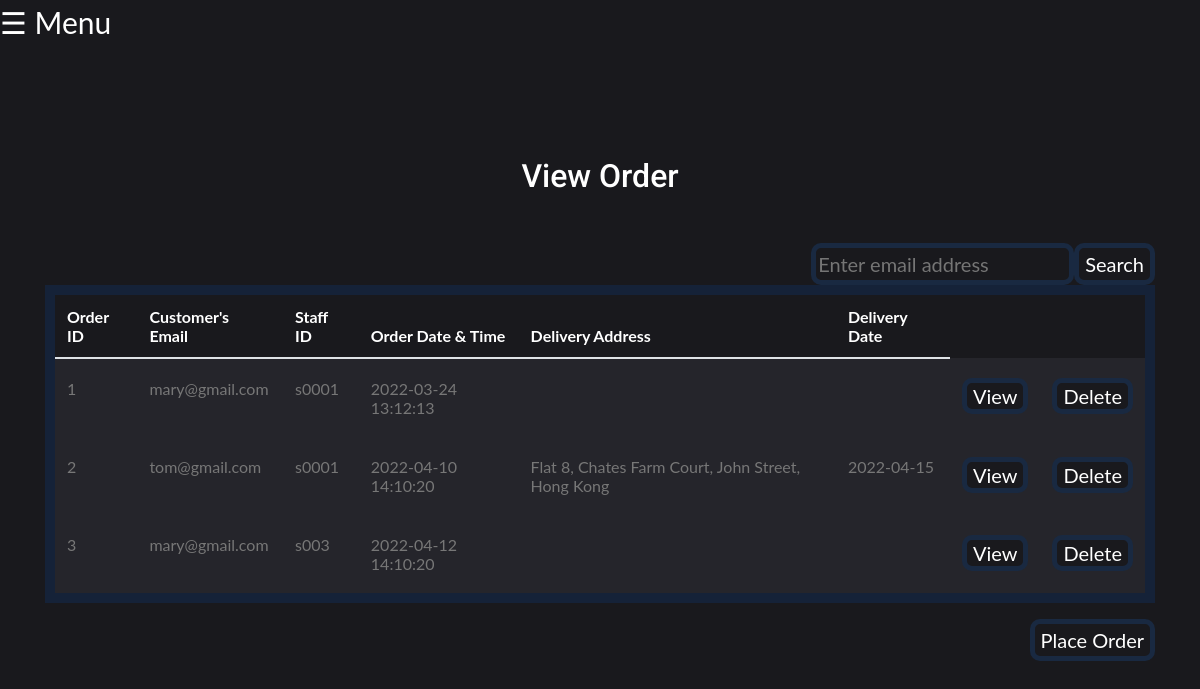
The app's page /php/ViewOrder.php (signed in) with its own data.
### tables this page shows
CREATE TABLE `Orders` (
  `orderID` varchar(255) NOT NULL,
  `customerEmail` varchar(50) NOT NULL,
  `staffID` varchar(50) NOT NULL,
  `dateTime` timestamp NOT NULL DEFAULT current_timestamp() ON UPDATE current_timestamp(),
  `deliveryAddress` varchar(255) DEFAULT NULL,
  `deliveryDate` date DEFAULT NULL,
  `totalPrice` double NOT NULL
);

### php/ViewOrder.php (the view, shortened to what this page needs)
<?php
if(!isset($_COOKIE["user"])){
	header("Location: ../home.html");
}else{
?>
<html>
  <head>
    <link rel="stylesheet" href="../fonts/icomoon/style.css">
    <link rel="stylesheet" href="../css/owl.carousel.min.css">
    <link rel="stylesheet" href="../css/bootstrap.min.css">
    <link rel="stylesheet" href="../css/style.css">
    <link rel="stylesheet" href="../css/navbar.css">
  </head>
  <body>
	<span style="font-size:30px;cursor:pointer" onclick="openNav()">&#9776; Menu</span>
  <div class="content">
    <div class="container">
      <h2 class="mb-5">View Order</h2>
      <div class="table-responsive custom-table-responsive">
		<form method="post" action="DelOrder.php">
		<input type="button" onclick="searchOrder()" value="Search" class="button" />
		<input type="text" name="searchCustomerEmail" id="customeremail" class="button" placeholder="Enter email address"/>
        <table class="table custom-table">
          <thead>
            <tr>
              <th scope="col">Order ID</th>
              <th scope="col">Customer's Email</th>
              <th scope="col">Staff ID</th>
              <th scope="col">Order Date & Time</th>
              <th scope="col">Delivery Address</th>
              <th scope="col">Delivery Date</th>
            </tr>
          </thead>
          <tbody>
        <?php
			if(isset($_GET["customerEmail"])){
				require("conn.php");
				$email = $_GET["customerEmail"];
				$sql = "select * from orders where customerEmail like '%$email%' ";
				$rs = mysqli_query($conn, $sql) or die (mysqli_error($conn));
				while ($rc = mysqli_fetch_assoc($rs)){
					echo "<tr>";
					echo "<td>" . $rc["orderID"] . "</td>";
					echo "<td>" . $rc["customerEmail"] . "</td>";
					echo "<td>" . $rc["staffID"] . "</td>";
					echo "<td>" . $rc["dateTime"] . "</td>";
					echo "<td>" . $rc["deliveryAddress"] . "</td>";
					echo "<td>" . $rc["deliveryDate"] . "</td>";
					echo "<td><input type='button' value='View' onclick='location.href = \"Order.php?orderID={$rc['orderID']} \"' class='button'/></td>";
					echo "<td><input type='submit' value='Delete' class='button' ></td>";
					echo "</tr>";
				}
				mysqli_free_result($rs);
				mysqli_close($conn);
			}else{
				require("conn.php");
				$sql = "SELECT * FROM orders";
				$rs = mysqli_query($conn, $sql) or die (mysqli_error($conn));
				while ($rc = mysqli_fetch_assoc($rs)){
					echo "<tr>";
					echo "<td>" . $rc["orderID"] . "</td>";
					echo "<td>" . $rc["customerEmail"] . "</td>";
					echo "<td>" . $rc["staffID"] . "</td>";
					echo "<td>" . $rc["dateTime"] . "</td>";
					echo "<td>" . $rc["deliveryAddress"] . "</td>";
					echo "<td>" . $rc["deliveryDate"] . "</td>";
					echo "<td><input type='button' value='View' onclick='location.href = \"Order.php?orderID={$rc['orderID']} \"' class='button'/></td>";
					echo "<td><input type='submit' value='Delete' class='button' onclick=confirmDelete({$rc["orderID"]}) ></td>";
					echo "</tr>";
				}
			}
		?>
          </tbody>
        </table>
		<input type="button" value="Place Order" onclick="location.href = 'CreateOrder.php'" class="button"/>
		</form>
      </div>
    </div>
  </div>
  </body>
</html>
<?php
}
?>

### css/style.css (style rules this page uses)
body { font-family: "Roboto", -apple-system, BlinkMacSystemFont, "Segoe UI", Roboto, "Helvetica Neue", Arial, "Noto Sans", sans-serif, "Apple Color Emoji", "Segoe UI Emoji", "Segoe UI Symbol", "Noto Color Emoji"; background-color: #19191d; //font-weight: 300; color: #fff; }
.content { padding: 7rem 0; }
.mb-5 { text-align:center; }
h1, h2, h3, h4, h5, h6, .h1, .h2, .h3, .h4, .h5, .h6 { font-family: "Roboto", -apple-system, BlinkMacSystemFont, "Segoe UI", Roboto, "Helvetica Neue", Arial, "Noto Sans", sans-serif, "Apple Color Emoji", "Segoe UI Emoji", "Segoe UI Symbol", "Noto Color Emoji"; }
table { border: 10px solid #152238; }
.custom-table { min-width: 900px; max-height: 10px; }
.custom-table thead tr, .custom-table thead th { //border-top: none; //border-bottom: none !important; color: #fff; }
.custom-table tbody th, .custom-table tbody td { color: #777; //font-weight: 400; padding-bottom: 20px; padding-top: 20px; //font-weight: 300; }
.custom-table tbody tr th, .custom-table tbody tr td { background: #25252b; border: none; //-webkit-transition: .3s all ease; //-o-transition: .3s all ease; //transition: .3s all ease; }
.button { border: 5px solid black; border-radius:10px; float: right; border-color: #192941; background-color: #19191d; color: white; font-size: 20px; }

### css/navbar.css (style rules this page uses)
body { font-family: "Lato", sans-serif; }

### records on screen
orders: orderID "1", customerEmail "mary@gmail.com", staffID "s0001", dateTime "2022-03-24 13:12:13"
orders: orderID "2", customerEmail "tom@gmail.com", staffID "s0001", dateTime "2022-04-10 14:10:20", deliveryAddress "Flat 8, Chates Farm Court, John Street, Hong Kong", deliveryDate "2022-04-15"
orders: orderID "3", customerEmail "mary@gmail.com", staffID "s003", dateTime "2022-04-12 14:10:20"
